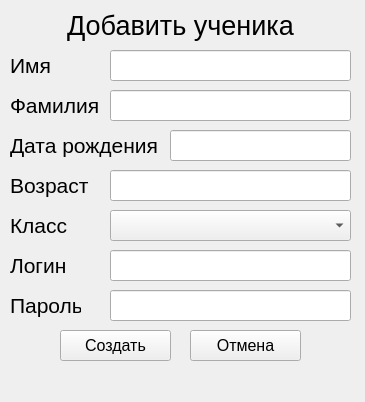
<?xml version="1.0" encoding="UTF-8"?>
<ui version="4.0">
 <class>MAin</class>
 <widget class="QWidget" name="MAin">
  <property name="geometry">
   <rect>
    <x>0</x>
    <y>0</y>
    <width>365</width>
    <height>402</height>
   </rect>
  </property>
  <property name="windowTitle">
   <string>Добавить ученика</string>
  </property>
  <widget class="QLabel" name="Title">
   <property name="geometry">
    <rect>
     <x>10</x>
     <y>10</y>
     <width>341</width>
     <height>31</height>
    </rect>
   </property>
   <property name="font">
    <font>
     <pointsize>20</pointsize>
    </font>
   </property>
   <property name="text">
    <string>Добавить ученика</string>
   </property>
   <property name="alignment">
    <set>Qt::AlignCenter</set>
   </property>
  </widget>
  <widget class="QLabel" name="Title_2">
   <property name="geometry">
    <rect>
     <x>10</x>
     <y>50</y>
     <width>101</width>
     <height>31</height>
    </rect>
   </property>
   <property name="font">
    <font>
     <pointsize>16</pointsize>
    </font>
   </property>
   <property name="text">
    <string>Имя</string>
   </property>
   <property name="alignment">
    <set>Qt::AlignLeading|Qt::AlignLeft|Qt::AlignVCenter</set>
   </property>
  </widget>
  <widget class="QLineEdit" name="Name">
   <property name="geometry">
    <rect>
     <x>110</x>
     <y>50</y>
     <width>241</width>
     <height>31</height>
    </rect>
   </property>
  </widget>
  <widget class="QLabel" name="Title_3">
   <property name="geometry">
    <rect>
     <x>10</x>
     <y>210</y>
     <width>141</width>
     <height>31</height>
    </rect>
   </property>
   <property name="font">
    <font>
     <pointsize>16</pointsize>
    </font>
   </property>
   <property name="text">
    <string>Класс</string>
   </property>
   <property name="alignment">
    <set>Qt::AlignLeading|Qt::AlignLeft|Qt::AlignVCenter</set>
   </property>
  </widget>
  <widget class="QComboBox" name="Klass">
   <property name="geometry">
    <rect>
     <x>110</x>
     <y>210</y>
     <width>241</width>
     <height>31</height>
    </rect>
   </property>
  </widget>
  <widget class="QPushButton" name="Create">
   <property name="geometry">
    <rect>
     <x>60</x>
     <y>330</y>
     <width>111</width>
     <height>31</height>
    </rect>
   </property>
   <property name="font">
    <font>
     <pointsize>12</pointsize>
    </font>
   </property>
   <property name="text">
    <string>Создать</string>
   </property>
  </widget>
  <widget class="QPushButton" name="Exit">
   <property name="geometry">
    <rect>
     <x>190</x>
     <y>330</y>
     <width>111</width>
     <height>31</height>
    </rect>
   </property>
   <property name="font">
    <font>
     <pointsize>12</pointsize>
    </font>
   </property>
   <property name="text">
    <string>Отмена</string>
   </property>
  </widget>
  <widget class="QLabel" name="Error">
   <property name="geometry">
    <rect>
     <x>20</x>
     <y>370</y>
     <width>331</width>
     <height>20</height>
    </rect>
   </property>
   <property name="font">
    <font>
     <pointsize>10</pointsize>
    </font>
   </property>
   <property name="text">
    <string/>
   </property>
   <property name="alignment">
    <set>Qt::AlignCenter</set>
   </property>
  </widget>
  <widget class="QLabel" name="Title_4">
   <property name="geometry">
    <rect>
     <x>10</x>
     <y>90</y>
     <width>101</width>
     <height>31</height>
    </rect>
   </property>
   <property name="font">
    <font>
     <pointsize>16</pointsize>
    </font>
   </property>
   <property name="text">
    <string>Фамилия</string>
   </property>
   <property name="alignment">
    <set>Qt::AlignLeading|Qt::AlignLeft|Qt::AlignVCenter</set>
   </property>
  </widget>
  <widget class="QLineEdit" name="Surname">
   <property name="geometry">
    <rect>
     <x>110</x>
     <y>90</y>
     <width>241</width>
     <height>31</height>
    </rect>
   </property>
  </widget>
  <widget class="QLabel" name="Title_5">
   <property name="geometry">
    <rect>
     <x>10</x>
     <y>130</y>
     <width>151</width>
     <height>31</height>
    </rect>
   </property>
   <property name="font">
    <font>
     <pointsize>16</pointsize>
    </font>
   </property>
   <property name="text">
    <string>Дата рождения</string>
   </property>
   <property name="alignment">
    <set>Qt::AlignLeading|Qt::AlignLeft|Qt::AlignVCenter</set>
   </property>
  </widget>
  <widget class="QLineEdit" name="Birthday">
   <property name="geometry">
    <rect>
     <x>170</x>
     <y>130</y>
     <width>181</width>
     <height>31</height>
    </rect>
   </property>
  </widget>
  <widget class="QLabel" name="Title_6">
   <property name="geometry">
    <rect>
     <x>10</x>
     <y>170</y>
     <width>81</width>
     <height>31</height>
    </rect>
   </property>
   <property name="font">
    <font>
     <pointsize>16</pointsize>
    </font>
   </property>
   <property name="text">
    <string>Возраст</string>
   </property>
   <property name="alignment">
    <set>Qt::AlignLeading|Qt::AlignLeft|Qt::AlignVCenter</set>
   </property>
  </widget>
  <widget class="QLineEdit" name="Age">
   <property name="geometry">
    <rect>
     <x>110</x>
     <y>170</y>
     <width>241</width>
     <height>31</height>
    </rect>
   </property>
  </widget>
  <widget class="QLabel" name="Title_7">
   <property name="geometry">
    <rect>
     <x>10</x>
     <y>250</y>
     <width>71</width>
     <height>31</height>
    </rect>
   </property>
   <property name="font">
    <font>
     <pointsize>16</pointsize>
    </font>
   </property>
   <property name="text">
    <string>Логин</string>
   </property>
   <property name="alignment">
    <set>Qt::AlignLeading|Qt::AlignLeft|Qt::AlignVCenter</set>
   </property>
  </widget>
  <widget class="QLineEdit" name="Login">
   <property name="geometry">
    <rect>
     <x>110</x>
     <y>250</y>
     <width>241</width>
     <height>31</height>
    </rect>
   </property>
   <property name="text">
    <string/>
   </property>
  </widget>
  <widget class="QLabel" name="Title_8">
   <property name="geometry">
    <rect>
     <x>10</x>
     <y>290</y>
     <width>71</width>
     <height>31</height>
    </rect>
   </property>
   <property name="font">
    <font>
     <pointsize>16</pointsize>
    </font>
   </property>
   <property name="text">
    <string>Пароль</string>
   </property>
   <property name="alignment">
    <set>Qt::AlignLeading|Qt::AlignLeft|Qt::AlignVCenter</set>
   </property>
  </widget>
  <widget class="QLineEdit" name="Password">
   <property name="geometry">
    <rect>
     <x>110</x>
     <y>290</y>
     <width>241</width>
     <height>31</height>
    </rect>
   </property>
   <property name="text">
    <string/>
   </property>
  </widget>
 </widget>
 <resources/>
 <connections/>
</ui>
